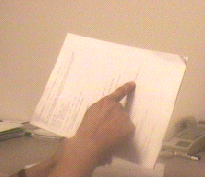
#> input picture MP3/input.bmp, 205 x 177 px
$ python mp3.py
#> lines starting #> are read from the running program, lines starting #| are printed output that depends on the picture; after the words box and inside, x2 and y2 are one past the last pixel; in counts of white or black regions, pixels touching at a corner belong together
import numpy as np
import cv2
import matplotlib.pyplot as plt
import os
import sys
import math

def houghTransform(img, theta_seg, rho_seg):
    height = img.shape[0]
    width = img.shape[1]

    tan_from_origin = round(np.hypot(height, width))    # Must, use this method for the input.bmp to work
    theta_param = np.deg2rad(np.arange(0, 180, theta_seg))   # Ranges from 0 to 180 degrees in radian
    rho_param = np.arange(-tan_from_origin, tan_from_origin, rho_seg)    # Ranges from -max distance from origin to max from origin

    total_thetas = len(theta_param)
    total_rho = tan_from_origin * 2
    accumulator = np.zeros((total_rho, total_thetas))   # Initalize to zero, array size relative to rho, theta
    # Edge Point (x, y)
    edgeY, edgeX = np.nonzero(img)
    # Vote Accumulator
    for i in range(width):
        # Loop through edge pixel
        x = edgeX[i]
        y = edgeY[i]
        for j in range(total_thetas):
            rho = round((x * np.cos(theta_param[j])) + (y * np.sin(theta_param[j]))) + tan_from_origin
            accumulator[rho, j] = accumulator[rho, j] + 1

    return accumulator, theta_param, rho_param

# TODO: Line Detection [Bonus]
def houghLine(origImage, accumulator, thetas, rhos):
    result = np.zeros(origImage.shape)
    # Still under testing in my test.py
    return result

def showImages(origImage, cannyImg, accumulator, thetas, rhos):
    fig, ax = plt.subplots(1, 3, figsize=(15, 10))

    # Original Image
    ax[0].imshow(origImage)
    ax[0].set_title('Original')

    # Edge Detection Image
    ax[1].imshow(cannyImg, cmap=plt.cm.gray)
    ax[1].set_title('Edge Detect')

    # Hough Transform Image
    ax[2].imshow(
        accumulator, cmap=plt.cm.gist_earth, origin='lower',
        extent=[
            np.rad2deg(thetas[0]),
            np.rad2deg(thetas[-1]),
            rhos[0], rhos[-1]
        ]
    )
    ax[2].set_title('Hough Transform')
    ax[2].set_xlabel('Theta [Degrees]')
    ax[2].set_ylabel('Rho [Pixels]')

    fig.tight_layout(pad=3.0)

    plt.savefig('result.png')
    plt.show()

if __name__ == '__main__':
    img = cv2.imread('input.bmp')
#> img is the input picture: shape (177, 205, 3); mean B, G, R 144.6, 171.8, 206.6
    origImage = cv2.cvtColor(img, cv2.COLOR_BGR2RGB)
    gray = cv2.cvtColor(img, cv2.COLOR_BGR2GRAY)
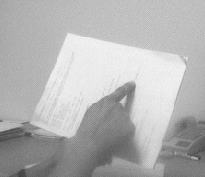
#> gray: shape (177, 205); min 63, max 245, mean 179
    cannyImage = cv2.Canny(gray, 50, 100)
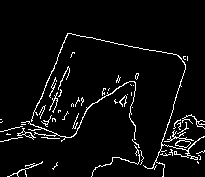
#> cannyImage: shape (177, 205); 4.9% white in thin lines or dots, all inside (x1, y1, x2, y2) = (0, 33, 205, 177)

    # For Voting: These parameter seems the best - to me
    theta_seg = 0.1
    rho_seg = 1

    accumulator, thetas, rhos = houghTransform(cannyImage, theta_seg, rho_seg)
#> in houghTransform, `edgeY, edgeX = np.nonzero(img)`: edgeY = 1786 values from 33 to 176; edgeX = 1786 values, max 204 at index 851, min 0 at index 778, mean 108.5
#> the loop in houghTransform, `for i in range(width):` made 205 passes
#> (x, y) on passes 1 to 3: (67, 33), (68, 33), (69, 33)
#> after the loop in houghTransform, `for i in range(width):`:
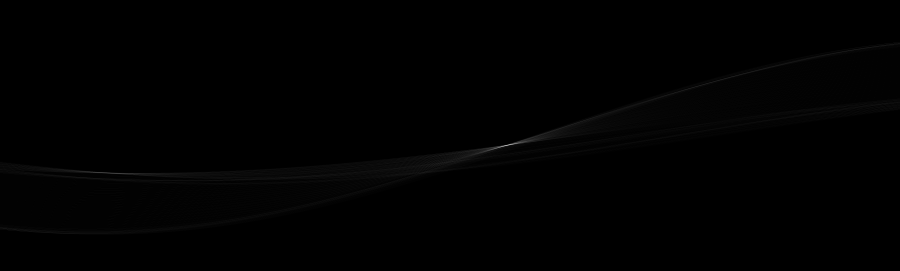
#> accumulator: shape (542, 1800) float64 (shown at 1/2 size); min 0, max 86, mean 0.4; drawn with min black and max white
#> thetas = 1800 values from 0 to 3.14; rhos = 542 values from -271 to 270
    # lineImage = houghLine(origImage, accumulator, thetas, rhos)   # Working Process
    showImages(origImage, cannyImage, accumulator, thetas, rhos)
#> in showImages, `plt.savefig('result.png')`:
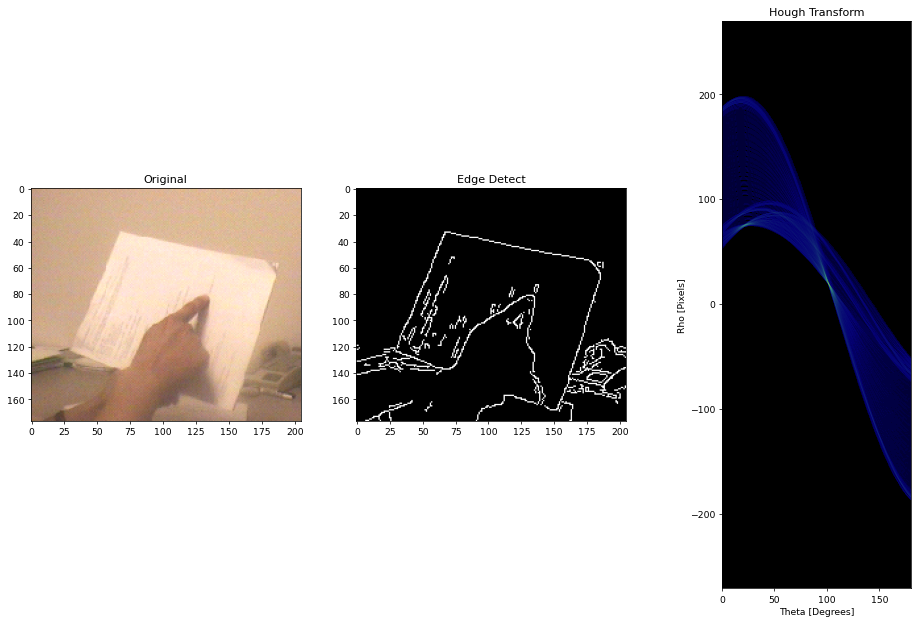
#> figure drawn by matplotlib, 3 panels
